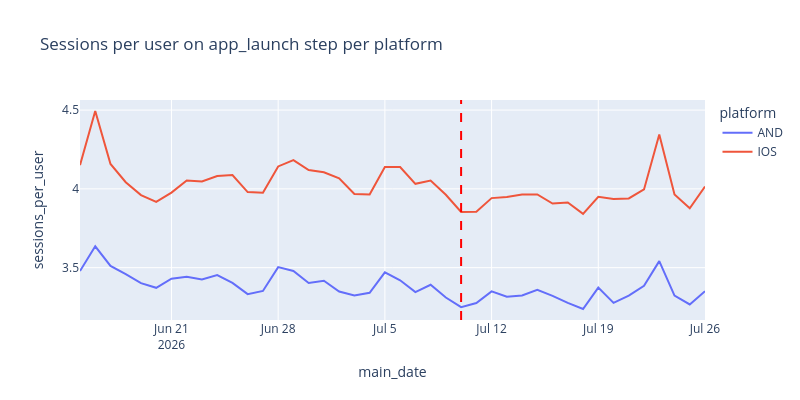
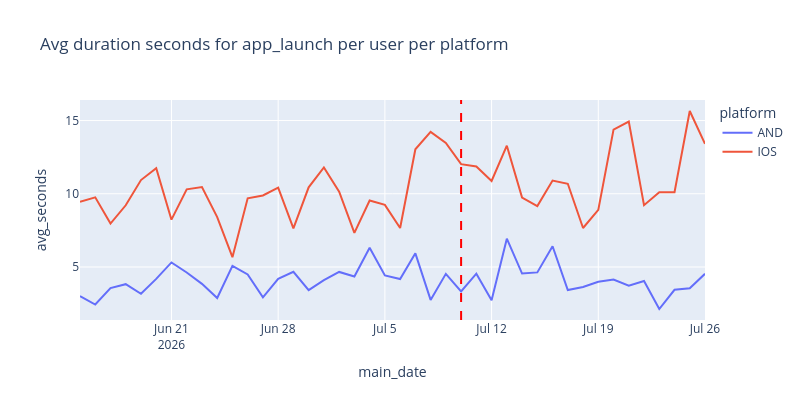

Source (notebook cell) for these figures, in order:
### Code cell
data_bootstrap_applaunch_strt = data_bootstrap_agg_strt[data_bootstrap_agg_strt['tutorial_step_id'] == 'display_loading_screen']

fig = px.line(data_bootstrap_applaunch_strt, 
              x='main_date', 
              y='sessions_per_user',
              color='platform',
              title='Sessions per user on app_launch step per platform',
              width=800,
              height=400,
              hover_data={'main_date': True, 'unique_users':True},
)

# draw a vertical line at the date 2026-07-10 to indicate the start of the cohort window
fig.add_vline(x='2026-07-10', line_dash="dash", line_color="red")
# do not attach the y-axis to zero
fig.update_yaxes(rangemode="normal")

fig.show()

fig = px.line(data_bootstrap_applaunch_strt, 
              x='main_date', 
              y='avg_seconds',
              color='platform',
              title='Avg duration seconds for app_launch per user per platform',
              width=800,
              height=400,
              hover_data={'main_date': True, 'unique_users':True},
)

# draw a vertical line at the date 2026-07-10 to indicate the start of the cohort window
fig.add_vline(x='2026-07-10', line_dash="dash", line_color="red")
# do not attach the y-axis to zero
fig.update_yaxes(rangemode="normal")

fig.show()

### Figure 1 — Plotly figure (JSON) as saved in the notebook; plotly's stock layout.template omitted (floating-point values rounded to 4 significant figures)
{"data": [{"customdata": [[31648], [31413], [31638], [31408], [31013], [30518], [31141], [31435], [31366], [31340], [31090], [30403], [30206], [30877], [30987], [30935], [30615], [30584], [30078], [29394], [30325], [30255], [30524], [30296], [30241], [29784], [29354], [30014], [29910], [29977], [29467], [29152], [28877], [28504], [28878], [28882], [28760], [28611], [28477], [27946], [27399], [28184]], "hovertemplate": "platform=AND<br>main_date=%{x}<br>sessions_per_user=%{y}<br>unique_users=%{customdata[0]}<extra></extra>", "legendgroup": "AND", "line": {"color": "#636efa", "dash": "solid"}, "marker": {"symbol": "circle"}, "mode": "lines", "name": "AND", "orientation": "v", "showlegend": true, "type": "scatter", "x": ["2026-06-15", "2026-06-16", "2026-06-17", "2026-06-18", "2026-06-19", "2026-06-20", "2026-06-21", "2026-06-22", "2026-06-23", "2026-06-24", "2026-06-25", "2026-06-26", "2026-06-27", "2026-06-28", "2026-06-29", "2026-06-30", "2026-07-01", "2026-07-02", "2026-07-03", "2026-07-04", "2026-07-05", "2026-07-06", "2026-07-07", "2026-07-08", "2026-07-09", "2026-07-10", "2026-07-11", "2026-07-12", "2026-07-13", "2026-07-14", "2026-07-15", "2026-07-16", "2026-07-17", "2026-07-18", "2026-07-19", "2026-07-20", "2026-07-21", "2026-07-22", "2026-07-23", "2026-07-24", "2026-07-25", "2026-07-26"], "xaxis": "x", "y": [3.479, 3.635, 3.511, 3.459, 3.402, 3.372, 3.43, 3.443, 3.425, 3.453, 3.403, 3.332, 3.352, 3.504, 3.479, 3.403, 3.417, 3.349, 3.323, 3.341, 3.47, 3.42, 3.345, 3.391, 3.311, 3.249, 3.276, 3.35, 3.315, 3.323, 3.359, 3.321, 3.277, 3.238, 3.373, 3.277, 3.323, 3.385, 3.541, 3.323, 3.267, 3.35], "yaxis": "y"}, {"customdata": [[46086], [47989], [48603], [48156], [47080], [46061], [46984], [47198], [46961], [46983], [46470], [45428], [44795], [45928], [46457], [46070], [45661], [45220], [44637], [43625], [44851], [45361], [45369], [45311], [45245], [44476], [43663], [44953], [45091], [45095], [44635], [44272], [43413], [42889], [43862], [43756], [43820], [43638], [43176], [42262], [41283], [42275]], "hovertemplate": "platform=IOS<br>main_date=%{x}<br>sessions_per_user=%{y}<br>unique_users=%{customdata[0]}<extra></extra>", "legendgroup": "IOS", "line": {"color": "#EF553B", "dash": "solid"}, "marker": {"symbol": "circle"}, "mode": "lines", "name": "IOS", "orientation": "v", "showlegend": true, "type": "scatter", "x": ["2026-06-15", "2026-06-16", "2026-06-17", "2026-06-18", "2026-06-19", "2026-06-20", "2026-06-21", "2026-06-22", "2026-06-23", "2026-06-24", "2026-06-25", "2026-06-26", "2026-06-27", "2026-06-28", "2026-06-29", "2026-06-30", "2026-07-01", "2026-07-02", "2026-07-03", "2026-07-04", "2026-07-05", "2026-07-06", "2026-07-07", "2026-07-08", "2026-07-09", "2026-07-10", "2026-07-11", "2026-07-12", "2026-07-13", "2026-07-14", "2026-07-15", "2026-07-16", "2026-07-17", "2026-07-18", "2026-07-19", "2026-07-20", "2026-07-21", "2026-07-22", "2026-07-23", "2026-07-24", "2026-07-25", "2026-07-26"], "xaxis": "x", "y": [4.151, 4.494, 4.158, 4.042, 3.961, 3.918, 3.976, 4.053, 4.047, 4.082, 4.087, 3.98, 3.976, 4.142, 4.183, 4.12, 4.105, 4.067, 3.967, 3.964, 4.139, 4.138, 4.032, 4.053, 3.963, 3.853, 3.855, 3.941, 3.948, 3.964, 3.965, 3.907, 3.913, 3.842, 3.95, 3.936, 3.94, 3.997, 4.345, 3.964, 3.877, 4.015], "yaxis": "y"}], "layout": {"height": 400, "legend": {"title": {"text": "platform"}, "tracegroupgap": 0}, "shapes": [{"line": {"color": "red", "dash": "dash"}, "type": "line", "x0": "2026-07-10", "x1": "2026-07-10", "xref": "x", "y0": 0, "y1": 1, "yref": "y domain"}], "title": {"text": "Sessions per user on app_launch step per platform"}, "width": 800, "xaxis": {"anchor": "y", "domain": [0, 1], "title": {"text": "main_date"}}, "yaxis": {"anchor": "x", "domain": [0, 1], "rangemode": "normal", "title": {"text": "sessions_per_user"}}}}

### Figure 2 — Plotly figure (JSON) as saved in the notebook; plotly's stock layout.template omitted (floating-point values rounded to 4 significant figures)
{"data": [{"customdata": [[31648], [31413], [31638], [31408], [31013], [30518], [31141], [31435], [31366], [31340], [31090], [30403], [30206], [30877], [30987], [30935], [30615], [30584], [30078], [29394], [30325], [30255], [30524], [30296], [30241], [29784], [29354], [30014], [29910], [29977], [29467], [29152], [28877], [28504], [28878], [28882], [28760], [28611], [28477], [27946], [27399], [28184]], "hovertemplate": "platform=AND<br>main_date=%{x}<br>avg_seconds=%{y}<br>unique_users=%{customdata[0]}<extra></extra>", "legendgroup": "AND", "line": {"color": "#636efa", "dash": "solid"}, "marker": {"symbol": "circle"}, "mode": "lines", "name": "AND", "orientation": "v", "showlegend": true, "type": "scatter", "x": ["2026-06-15", "2026-06-16", "2026-06-17", "2026-06-18", "2026-06-19", "2026-06-20", "2026-06-21", "2026-06-22", "2026-06-23", "2026-06-24", "2026-06-25", "2026-06-26", "2026-06-27", "2026-06-28", "2026-06-29", "2026-06-30", "2026-07-01", "2026-07-02", "2026-07-03", "2026-07-04", "2026-07-05", "2026-07-06", "2026-07-07", "2026-07-08", "2026-07-09", "2026-07-10", "2026-07-11", "2026-07-12", "2026-07-13", "2026-07-14", "2026-07-15", "2026-07-16", "2026-07-17", "2026-07-18", "2026-07-19", "2026-07-20", "2026-07-21", "2026-07-22", "2026-07-23", "2026-07-24", "2026-07-25", "2026-07-26"], "xaxis": "x", "y": [3.017, 2.434, 3.557, 3.826, 3.168, 4.186, 5.311, 4.623, 3.848, 2.883, 5.073, 4.488, 2.93, 4.188, 4.67, 3.42, 4.1, 4.661, 4.344, 6.316, 4.428, 4.178, 5.93, 2.751, 4.531, 3.333, 4.546, 2.726, 6.931, 4.551, 4.631, 6.419, 3.423, 3.63, 3.988, 4.139, 3.722, 4.039, 2.13, 3.443, 3.548, 4.536], "yaxis": "y"}, {"customdata": [[46086], [47989], [48603], [48156], [47080], [46061], [46984], [47198], [46961], [46983], [46470], [45428], [44795], [45928], [46457], [46070], [45661], [45220], [44637], [43625], [44851], [45361], [45369], [45311], [45245], [44476], [43663], [44953], [45091], [45095], [44635], [44272], [43413], [42889], [43862], [43756], [43820], [43638], [43176], [42262], [41283], [42275]], "hovertemplate": "platform=IOS<br>main_date=%{x}<br>avg_seconds=%{y}<br>unique_users=%{customdata[0]}<extra></extra>", "legendgroup": "IOS", "line": {"color": "#EF553B", "dash": "solid"}, "marker": {"symbol": "circle"}, "mode": "lines", "name": "IOS", "orientation": "v", "showlegend": true, "type": "scatter", "x": ["2026-06-15", "2026-06-16", "2026-06-17", "2026-06-18", "2026-06-19", "2026-06-20", "2026-06-21", "2026-06-22", "2026-06-23", "2026-06-24", "2026-06-25", "2026-06-26", "2026-06-27", "2026-06-28", "2026-06-29", "2026-06-30", "2026-07-01", "2026-07-02", "2026-07-03", "2026-07-04", "2026-07-05", "2026-07-06", "2026-07-07", "2026-07-08", "2026-07-09", "2026-07-10", "2026-07-11", "2026-07-12", "2026-07-13", "2026-07-14", "2026-07-15", "2026-07-16", "2026-07-17", "2026-07-18", "2026-07-19", "2026-07-20", "2026-07-21", "2026-07-22", "2026-07-23", "2026-07-24", "2026-07-25", "2026-07-26"], "xaxis": "x", "y": [9.454, 9.756, 7.964, 9.214, 10.94, 11.74, 8.232, 10.3, 10.46, 8.402, 5.67, 9.693, 9.883, 10.42, 7.63, 10.44, 11.79, 10.15, 7.324, 9.541, 9.239, 7.663, 13.04, 14.23, 13.47, 12.02, 11.86, 10.87, 13.28, 9.741, 9.161, 10.9, 10.68, 7.662, 8.897, 14.38, 14.93, 9.218, 10.1, 10.1, 15.65, 13.41], "yaxis": "y"}], "layout": {"height": 400, "legend": {"title": {"text": "platform"}, "tracegroupgap": 0}, "shapes": [{"line": {"color": "red", "dash": "dash"}, "type": "line", "x0": "2026-07-10", "x1": "2026-07-10", "xref": "x", "y0": 0, "y1": 1, "yref": "y domain"}], "title": {"text": "Avg duration seconds for app_launch per user per platform"}, "width": 800, "xaxis": {"anchor": "y", "domain": [0, 1], "title": {"text": "main_date"}}, "yaxis": {"anchor": "x", "domain": [0, 1], "rangemode": "normal", "title": {"text": "avg_seconds"}}}}
